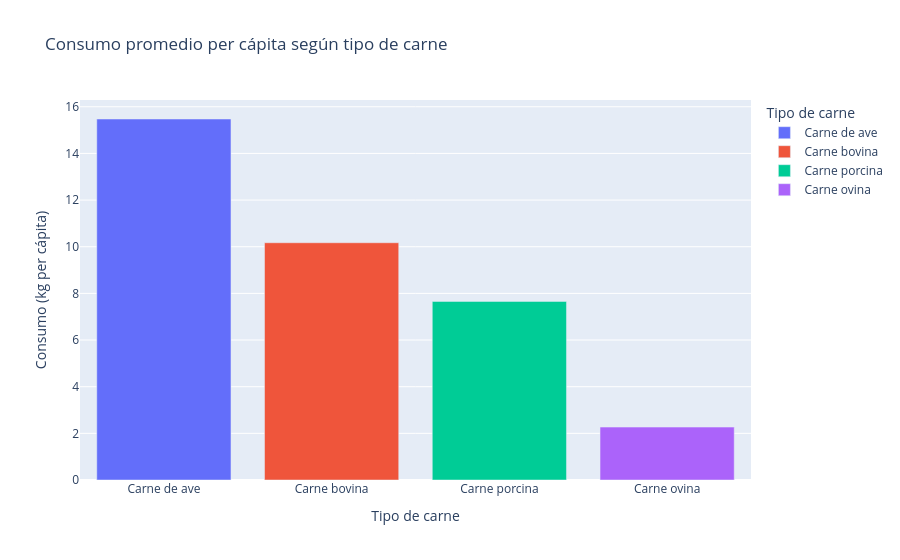

Notebook code cell kept with this figure:
### Code cell
# Diccionario de tipos de carne
traduccion_carne = {
    "BEEF": "Carne bovina",
    "PIG": "Carne porcina",
    "POULTRY": "Carne de ave",
    "SHEEP": "Carne ovina"
}

# Crear columna traducida
df["Tipo de carne"] = df["SUBJECT"].map(traduccion_carne)

# Calcular consumo promedio
consumo_promedio = (
    df.groupby("Tipo de carne")["KG_CAP"]
      .mean()
      .reset_index()
      .sort_values("KG_CAP", ascending=False)
)

# Gráfico
fig_bar = px.bar(
    consumo_promedio,
    x="Tipo de carne",
    y="KG_CAP",
    color="Tipo de carne",
    title="Consumo promedio per cápita según tipo de carne",
    labels={
        "KG_CAP": "Consumo (kg per cápita)",
        "Tipo de carne": "Tipo de carne"
    }
)

fig_bar.update_layout(
    legend_title_text="Tipo de carne"
)

fig_bar.show()

### Figure 1 — Plotly figure (JSON) as saved in the notebook; plotly's stock layout.template omitted (floating-point values rounded to 4 significant figures)
{"data": [{"hovertemplate": "Tipo de carne=%{x}<br>Consumo (kg per cápita)=%{y}<extra></extra>", "legendgroup": "Carne de ave", "marker": {"color": "#636efa", "pattern": {"shape": ""}}, "name": "Carne de ave", "orientation": "v", "showlegend": true, "textposition": "auto", "type": "bar", "x": ["Carne de ave"], "xaxis": "x", "y": [15.48], "yaxis": "y"}, {"hovertemplate": "Tipo de carne=%{x}<br>Consumo (kg per cápita)=%{y}<extra></extra>", "legendgroup": "Carne bovina", "marker": {"color": "#EF553B", "pattern": {"shape": ""}}, "name": "Carne bovina", "orientation": "v", "showlegend": true, "textposition": "auto", "type": "bar", "x": ["Carne bovina"], "xaxis": "x", "y": [10.17], "yaxis": "y"}, {"hovertemplate": "Tipo de carne=%{x}<br>Consumo (kg per cápita)=%{y}<extra></extra>", "legendgroup": "Carne porcina", "marker": {"color": "#00cc96", "pattern": {"shape": ""}}, "name": "Carne porcina", "orientation": "v", "showlegend": true, "textposition": "auto", "type": "bar", "x": ["Carne porcina"], "xaxis": "x", "y": [7.656], "yaxis": "y"}, {"hovertemplate": "Tipo de carne=%{x}<br>Consumo (kg per cápita)=%{y}<extra></extra>", "legendgroup": "Carne ovina", "marker": {"color": "#ab63fa", "pattern": {"shape": ""}}, "name": "Carne ovina", "orientation": "v", "showlegend": true, "textposition": "auto", "type": "bar", "x": ["Carne ovina"], "xaxis": "x", "y": [2.268], "yaxis": "y"}], "layout": {"barmode": "relative", "legend": {"title": {"text": "Tipo de carne"}, "tracegroupgap": 0}, "title": {"text": "Consumo promedio per cápita según tipo de carne"}, "xaxis": {"anchor": "y", "categoryarray": ["Carne de ave", "Carne bovina", "Carne porcina", "Carne ovina"], "categoryorder": "array", "domain": [0, 1], "title": {"text": "Tipo de carne"}}, "yaxis": {"anchor": "x", "domain": [0, 1], "title": {"text": "Consumo (kg per cápita)"}}}}
